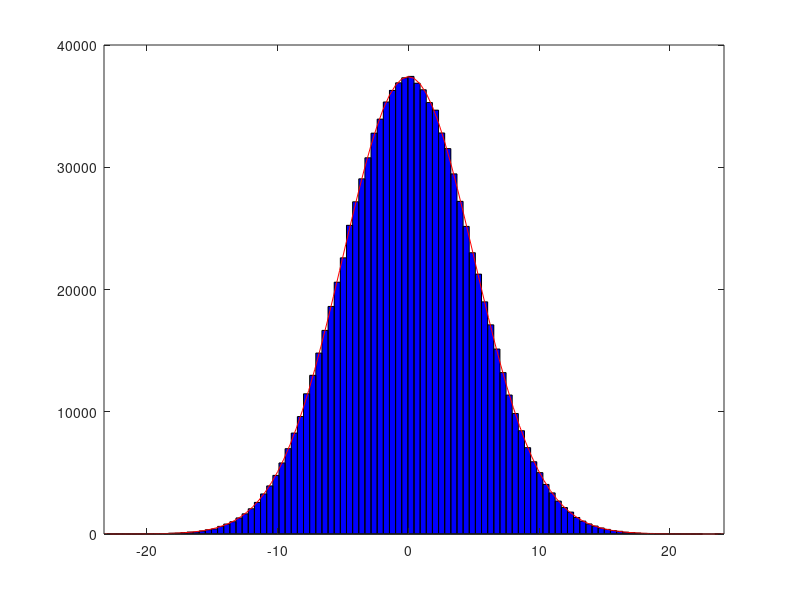

MATLAB code to generate this figure:
% Le transmetteur inclu le canal de transmission et les composants des extrémités.

% Rappel : SNR : Puissance moyenne du signal / Puissance moyenne du bruit (linéaire) 

x = 0:0.1:100000;
pure = 2.*x+5;

a1 = rand(1,length(pure));
a2 = rand(1,length(pure));

% Ecart-type
sigma = 5;

%% Puissance = variance
P = sigma^2;
b = sigma .* sqrt(-2.*log(1-a1)) .* cos(2*pi.*a2);

%plot(pure + b);
histfit(b, 100);
%plot(b)

